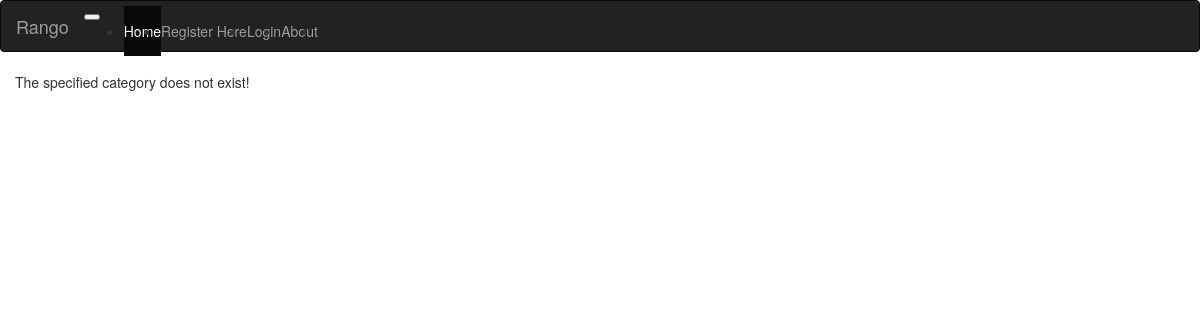
The app's page /rango/category/django/add_page/, older data.
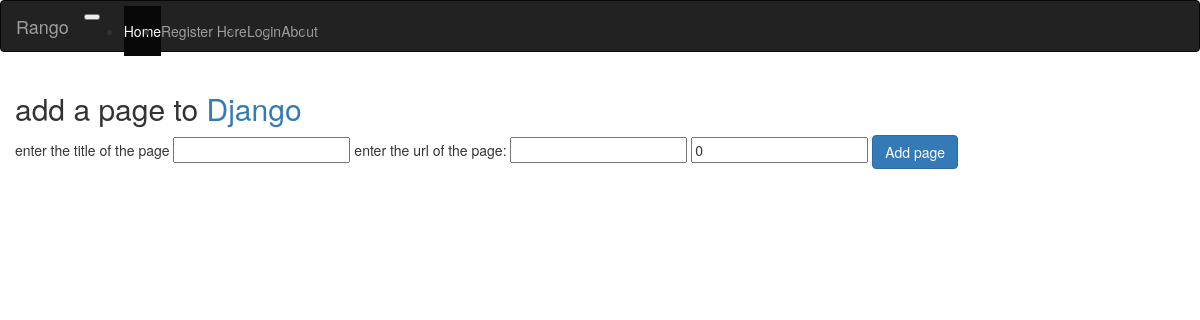
The same page, newer data.
### rango/models.py (models this page shows, shortened)
class Category(models.Model):
    name=models.CharField(max_length=128,unique=True)
    views=models.IntegerField(default=0)
    likes=models.IntegerField(default=0)
    slug=models.SlugField(blank=True,unique=True)
    class Meta:
        verbose_name_plural='Categories'

### rango/views.py (the view, shortened to what this page needs)
# urls.py: url(r'^category/(?P<category_name_slug>[\w\-]+)/add_page/$', views.add_page, name='add_page'),
def add_page(request,category_name_slug):
    try:
        category=Category.objects.get(slug=category_name_slug)
    except Category.DoesNotExist:
        category=None
    form=PageFarm()
    context_dict={'form':form,'category':category}
    return render(request,'rango/add_page.html',context_dict)

### rango/forms.py (shortened to what this page needs)
class PageFarm(forms.ModelForm):
    title= forms.CharField(max_length=128, help_text="enter the title of the page")
    url= forms.URLField(max_length=128, help_text="enter the url of the page:")
    views=forms.IntegerField(widget=forms.HiddenInput(),initial=0)
    class Meta:
        model=Page
        exclude=('category',)

### templates/rango/add_page.html (shortened to what this page needs)
{% extends 'rango/base.html' %}
	{% load staticfiles %}
	{% block body_block %}
        {% if category %}
	      <form role="form" id="page_form" method="post" action="/rango/category/{{ category.slug }}/add_page/">
              <h2 class="form-signin-deading">add a page to
                  <a href="/rango/category/{{ category.slug }}/">{{ category.name }} </a>
              </h2>
          {% for field in form.visible_fields %}
              {{ field.help_text }}
              {{ field }}
	      {% endfor %}
           <button class="btn btn-primary " type="submit" name="submit"/>Add page </button>
          </form>
			{% else %}
				The specified category does not exist!
			{% endif%}
	{% endblock %}

### templates/rango/base.html (shortened to what this page needs)
{% extends 'rango/base_bootstrap.html' %}
{% load staticfiles %}
{% load rango_template_tags %}

### templates/rango/base_bootstrap.html (shortened to what this page needs)
<!DOCTYPE html>
{% load staticfiles %}
{% load rango_template_tags %}
{% load bootstrap_toolkit %}
<html lang="en">
<head>
    <link href="http://v4-alpha.getbootstrap.com/dist/css/bootstrap.min.css"
	        rel="stylesheet">
    <link href="http://v4-alpha.getbootstrap.com/examples/dashboard/dashboard.css"
	          rel="stylesheet">
  </head>
  <body>
    <nav class="navbar navbar-toggleable-md navbar-inverse fixed-top bg-inverse">
      <button class="navbar-toggler navbar-toggler-right hidden-lg-up" type="button" data-toggle="collapse" data-target="#navbarsExampleDefault" aria-controls="navbarsExampleDefault" aria-expanded="false" aria-label="Toggle navigation">
      </button>
        <a class="navbar-brand" href="{% url 'index' %}">Rango</a>
      <div class="collapse navbar-collapse" id="navbarsExampleDefault">
        <ul class="navbar-nav mr-auto">
          <li class="nav-item active">
            <a class="nav-link" href="{% url 'index' %}">Home</a>
          </li>
          {% if user.is_authenticated %}
	            <li class="nav-item">
	                <a class="nav-link" href="{% url 'restricted' %}">
	                    Restricted Page
	                </a>
	            </li>
	            <li class="nav-item">
	                <a class="nav-link" href="{% url 'add_category' %}">
	                Add a New Category
	                </a>
	            </li>
	            <li class="nav-item">
	                <a class="nav-link" href="{% url 'auth_logout' %}?next=/rango/">
	                    Logout
	                </a>
	            </li>
	            {% else %}
	            <li class="nav-item">
	                <a class="nav-link" href="{% url 'registration_register' %}">
	                    Register Here
	                </a>
	            </li>
	            <li class="nav-item">
	                <a class="nav-link" href="{% url 'auth_login' %}">
	                    Login
	                </a>
	            </li>
          {% endif %}
              <li class="nav-item">
                   <a class="nav-link" href="{% url 'about' %}">About</a>
        </ul>
	    </div>
	</nav>
	<div class="container-fluid">
	    <div class="row">
	        <div class="col-sm-9 offset-sm-3 col-md-10 offset-md-2 main">
	            {% block body_block %}{% endblock %}
	        </div>
	    </div>
	</div>
</body>
</html>

Row changes from the older to the newer data that the page shows:
added Category: name "Django"
Text that changed along with them:
text no longer shown: "The specified category does not exist!"
text now shown: "add a page to Add page"
new list line: "enter the title of the page "
new list line: "enter the url of the page: "
new list line: "0"
